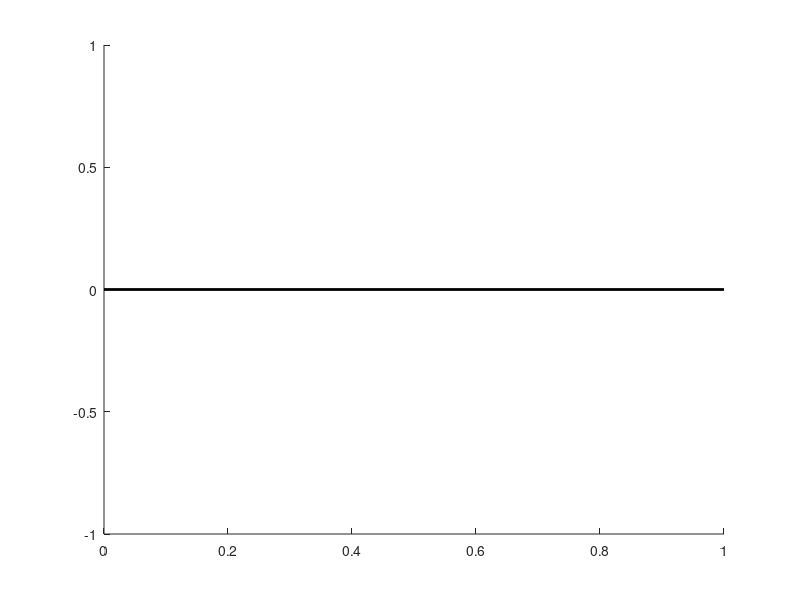

Write the MATLAB code that produced this figure.
clear
x1=0.0; y1=0.0; x2=1.0; y2=0.0;  %inputs
p1=[x1;y1]; p2=[x2;y2];          %original points
p0=(p1+p2)/2.;                   %point midway between p1,p2
r1=norm(p2+p1);                  %length of r1
l2=2.0*r1;                       %perpendicular line length desired
r2_hat=[-(p2(2)-p1(2)),+(p2(1)-p1(1))]/r1;    %solved direction of r2
p3=p0+12*r2_hat';                %output
line([p1(1) p2(1)],[p1(2) p2(2)],'Color','k','LineStyle','-','LineWidth',2.0)